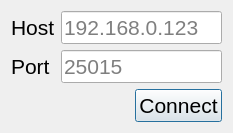
<?xml version="1.0" encoding="UTF-8"?>
<ui version="4.0">
 <class>ConnectDialog</class>
 <widget class="QDialog" name="ConnectDialog">
  <property name="geometry">
   <rect>
    <x>0</x>
    <y>0</y>
    <width>233</width>
    <height>131</height>
   </rect>
  </property>
  <property name="maximumSize">
   <size>
    <width>233</width>
    <height>131</height>
   </size>
  </property>
  <property name="windowTitle">
   <string>ScanWatcher</string>
  </property>
  <layout class="QVBoxLayout" name="verticalLayout" stretch="1,0">
   <item>
    <layout class="QHBoxLayout" name="HL_INPUT">
     <item>
      <layout class="QVBoxLayout" name="VL_LABEL">
       <item>
        <widget class="QLabel" name="lHost">
         <property name="font">
          <font>
           <pointsize>16</pointsize>
          </font>
         </property>
         <property name="text">
          <string>Host</string>
         </property>
        </widget>
       </item>
       <item>
        <widget class="QLabel" name="lPort">
         <property name="font">
          <font>
           <pointsize>16</pointsize>
          </font>
         </property>
         <property name="text">
          <string>Port</string>
         </property>
        </widget>
       </item>
      </layout>
     </item>
     <item>
      <layout class="QVBoxLayout" name="VL_LINEEDIT">
       <item>
        <widget class="QLineEdit" name="leHost">
         <property name="font">
          <font>
           <pointsize>16</pointsize>
          </font>
         </property>
         <property name="inputMask">
          <string/>
         </property>
         <property name="text">
          <string/>
         </property>
         <property name="maxLength">
          <number>15</number>
         </property>
         <property name="placeholderText">
          <string>192.168.0.123</string>
         </property>
        </widget>
       </item>
       <item>
        <widget class="QLineEdit" name="lePort">
         <property name="font">
          <font>
           <pointsize>16</pointsize>
          </font>
         </property>
         <property name="inputMask">
          <string>00009</string>
         </property>
         <property name="text">
          <string/>
         </property>
         <property name="maxLength">
          <number>5</number>
         </property>
         <property name="placeholderText">
          <string>25015</string>
         </property>
        </widget>
       </item>
      </layout>
     </item>
    </layout>
   </item>
   <item>
    <layout class="QHBoxLayout" name="HL_BUTTON">
     <item>
      <spacer name="HS_BUTTON">
       <property name="orientation">
        <enum>Qt::Horizontal</enum>
       </property>
       <property name="sizeHint" stdset="0">
        <size>
         <width>40</width>
         <height>20</height>
        </size>
       </property>
      </spacer>
     </item>
     <item>
      <widget class="QPushButton" name="bConnect">
       <property name="font">
        <font>
         <pointsize>16</pointsize>
        </font>
       </property>
       <property name="text">
        <string>Connect</string>
       </property>
      </widget>
     </item>
    </layout>
   </item>
  </layout>
 </widget>
 <resources/>
 <connections/>
</ui>
